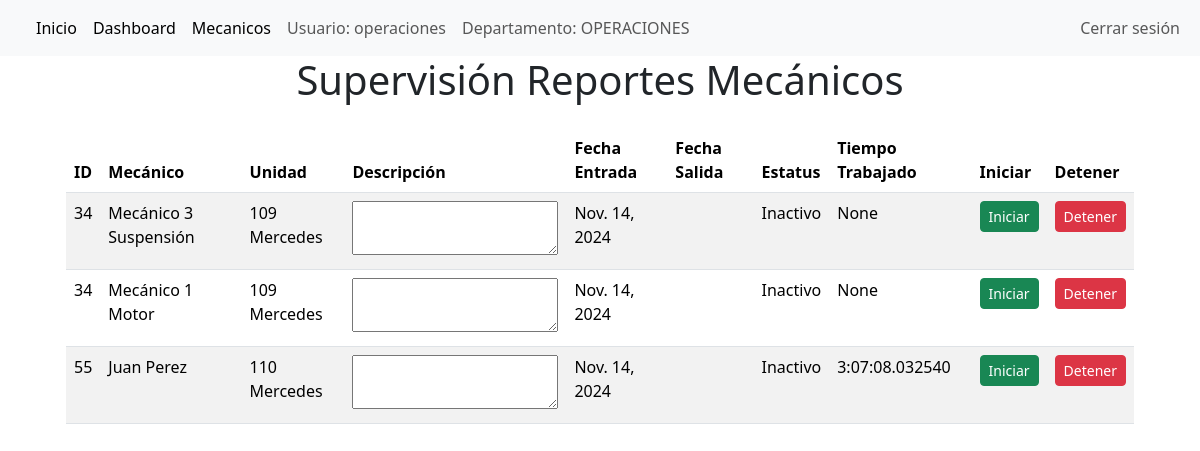
The app's page /home_supervisor/ (signed in) with its own data.
### reporte_operaciones/models.py (models this page shows, shortened)
class UsuarioAutocar(AbstractUser):
    departamento = models.CharField(
        max_length=20,
        choices=Departamento.choices()
    )
    especialidad = models.CharField(
        max_length=20,
        choices=Especialidad.choices(),
        blank=True,
        null=True
    )
    def __str__(self):
        return f"{self.first_name} {self.last_name} "

class ReporteMecanico(models.Model):
    id_mecanico = models.ForeignKey('UsuarioAutocar',on_delete=models.CASCADE)
    reporte_reparacion = models.ForeignKey('ReporteReparacion', on_delete=models.CASCADE, default=None)
    reparacion_selecionada = models.ManyToManyField('Reparacion',related_name='reparaciones',blank=True)
    estatus = models.CharField(default='Inactivo', max_length=15, blank=True,null=True)
    fecha_inicio = models.DateField(default=None, blank=True,null=True)
    hora_inicio = models.TimeField(default=None,blank=True,null=True)
    fecha_terminado = models.DateTimeField(default=None,blank=True,null=True)
    hora_termiando = models.TimeField(default=None,blank=True,null=True)
    tiempo_acumulado = models.DurationField(default=None,blank=True,null=True)

class ReporteReparacion(models.Model):
    id_reparacion = models.AutoField(primary_key=True)
    id_entrada = models.ForeignKey('ReporteEntrada',on_delete=models.CASCADE)
    id_reporte_mecanico = models.ManyToManyField('ReporteMecanico', blank=True)
    estacion = models.ForeignKey('Estacion',on_delete=models.PROTECT,default=None,null=True)
    tipo_entrada = models.CharField(
        max_length=20,
        choices=TipoIngreso.choices(),
        default='Sin Asignar'
    )
    estatus = models.CharField(
        max_length=20,
        choices=EstatusReporte.choices(),
        default = 'Pendiente',
    )
    def __str__(self):
        return str(self.id_reparacion)

class ReporteEntrada(models.Model):
    id_reporte = models.AutoField(primary_key=True)
    conductor = models.ForeignKey('Conductor', on_delete=models.DO_NOTHING)
    reporte_usuario = models.ForeignKey('UsuarioAutocar',on_delete=models.DO_NOTHING)
    fecha_entrada = models.DateField(auto_now_add=True)
    fecha_terminado = models.DateField(null=True, blank=True, default=None)
    unidad = models.ForeignKey('Vehiculos', on_delete=models.DO_NOTHING)
    descripción_incidente = models.TextField(max_length=255)
    kilometraje_nuevo = models.IntegerField()

class Vehiculos(models.Model):
    id_vehiculo = models.AutoField(primary_key=True)  # Corrigiendo el error con primary_key
    numero_unidad = models.CharField(max_length=30)  # Agregar max_length
    modelo_unidad = models.CharField(max_length=30)
    año_unidad = models.CharField(max_length=30)
    zona_unidad = models.CharField(
        max_length=20,
        choices=ZonaVehiculos.choices()
    )
    kilometraje = models.IntegerField()
    def __str__(self):
        return f"{self.numero_unidad} {self.modelo_unidad}"

### reporte_operaciones/views.py (the view)
# urls.py: path('home_supervisor/', views.home_supervisor, name='home_supervisor'),
def home_supervisor(request):
    reportes = ReporteReparacion.objects.filter(estatus ='Activo') | ReporteReparacion.objects.filter(estatus ='Suspendido')
    contex  = {
        'reportes' : reportes
    }
    return render(request,'reporte_operaciones/home_sup_mecanico.html',contex)

### reporte_operaciones/context_processors.py (called while the page is built)
def user_info(request):
    if request.user.is_authenticated:
        return {
            'departamento_usuario': request.user.departamento,  # Asumiendo que tienes un campo departamento en tu modelo de usuario.
            'usuario_logueado': request.user.username
        }
    return {}

### reporte_operaciones/templates/reporte_operaciones/home_sup_mecanico.html (shortened to what this page needs)
{%extends "reporte_operaciones/base_template.html"%}
{%block navbar %}
<a class="nav-link active" aria-current="page" href="/home_supervisor/">Inicio</a>
<a class="nav-link active" aria-current="page" href="/home_dashboard/">Dashboard</a>
<a class="nav-link active" aria-current="page" href="/home_dashboard_dos/">Mecanicos</a>
<a class="nav-link">Usuario: {{usuario_logueado}}</a>
<a class="nav-link">Departamento: {{departamento_usuario}}</a>
{%endblock%}
{% block contenido %}
<div class="contain text-center">
    <h1>Supervisión Reportes Mecánicos</h1>
</div>
<div class="container">
    <div class="m-4 d-flex justify-content-center align-items-center">
        <table class ="table table-striped">
            <thead>
                <tr>
                    <th>ID</th>
                    <th>Mecánico</th>
                    <th>Unidad</th>
                    <th>Descripción</th>
                    <th>Fecha Entrada</th>
                    <th>Fecha Salida</th>
                    <th>Estatus</th>
                    <th>Tiempo Trabajado</th>
                    <th>Iniciar</th>
                    <th>Detener</th>
                </tr>
            </thead>
            <tbody>
                {% for reporte in reportes %}
                    {% for reporte_mecanico in reporte.id_reporte_mecanico.all %}
                    <tr >
                        <td>{{reporte_mecanico.reporte_reparacion}}</td>
                        <td>{{reporte_mecanico.id_mecanico}}</td>
                        <td>{{reporte_mecanico.reporte_reparacion.id_entrada.unidad}}</td>
                        <td><textarea maxlength="30">{{reporte_mecanico.reporte_reparacion.id_entrada.descripcion_incidente }}</textarea></td>
                        <td>{{reporte_mecanico.reporte_reparacion.id_entrada.fecha_entrada}}</td>
                        <td>{{reporte_mecanico.reporte_reparacion.id_entrada.fechas_terminado}}</td>
                        <td>{{reporte_mecanico.estatus}}</td>
                        <td>{{reporte_mecanico.tiempo_acumulado}}</td>
                        <td>
                            <form method="POST" action="{%url 'iniciar_trabajo' reporte_mecanico.id%}">
                                <button class="btn btn-success btn-sm" type="submit">Iniciar</button>
                            </form>
                        </td>
                        <td>
                            <form method="POST" action="{%url 'detener_trabajo' reporte_mecanico.id%}">
                                <button class="btn btn-danger btn-sm" type="submit">Detener</button>
                            </form>
                        </td>
                    </tr>
                    {% endfor %}
                {% empty %}
                <tr>
                    <td colspan="12">No hay reportes disponibles.</td>
                </tr>
                {% endfor %}
            </tbody>
        </table>
    </div>
</div>
{%endblock%}

### records on screen
UsuarioAutocar: username "operaciones", departamento "OPERACIONES"
ReporteMecanico: reporte_reparacion "34", id_mecanico "Mecánico 3 Suspensión", reporte_reparacion.id_entrada.unidad "109 Mercedes", reporte_reparacion.id_entrada.fecha_entrada "Nov. 14, 2024", estatus "Inactivo", tiempo_acumulado "None"
ReporteMecanico: reporte_reparacion "34", id_mecanico "Mecánico 1 Motor", reporte_reparacion.id_entrada.unidad "109 Mercedes", reporte_reparacion.id_entrada.fecha_entrada "Nov. 14, 2024", estatus "Inactivo", tiempo_acumulado "None"
ReporteMecanico: reporte_reparacion "55", id_mecanico "Juan Perez", reporte_reparacion.id_entrada.unidad "110 Mercedes", reporte_reparacion.id_entrada.fecha_entrada "Nov. 14, 2024", estatus "Inactivo", tiempo_acumulado "3:07:08.032540"
